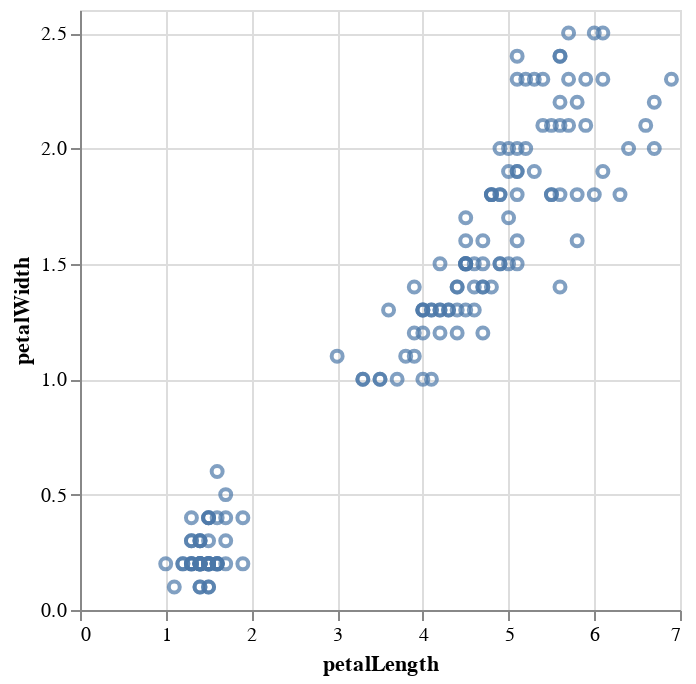

Notebook code cell kept with this figure:
### Markdown cell above
# Plotting
<a id="plot"></a>

After importing a dataset and creating descriptive statistics a further usefull tool to explore data are graphs. In this section of the tutorial we show how to create basic plots using the VegaLite Package. It allows to create a huge variate of typically needed plots. We can obviously not cover all of them in this tutorial but instead focus on plot types we think are most usefull for everyone. If you wan't to do a different plot chances are good that you can find a example in the official documentation which can be found here. [http://fredo-dedup.github.io/VegaLite.jl/stable/]. We continue to use the Iris dataset to illustrate plotting. VegaLite is not limited to a specific data type as long as the data is in tabular form VegaLite can create plots out of them.
First of all we show how to create a scatterplot. We start with a basic version and then show some of the fundamental additional options which are usefull for most plots you create.

As can be seen in the code below we select a dataset and pipe it into the @vplot function. Then we define the sh

### Code cell
#Plotting petal size for the 3 different iris species
using VegaLite
iris |>
@vlplot(:point, x=:petalLength, y=:petalWidth)

### Figure 1 — Vega-Lite specification as saved in the notebook (floating-point values rounded to 4 significant figures; data arrays with more than 128 entries replaced by an {"elided": "..."} marker saying what was removed)
{"data": {"values": {"elided": "150 records"}}, "encoding": {"x": {"field": "petalLength", "type": "quantitative"}, "y": {"field": "petalWidth", "type": "quantitative"}}, "mark": "point"}
